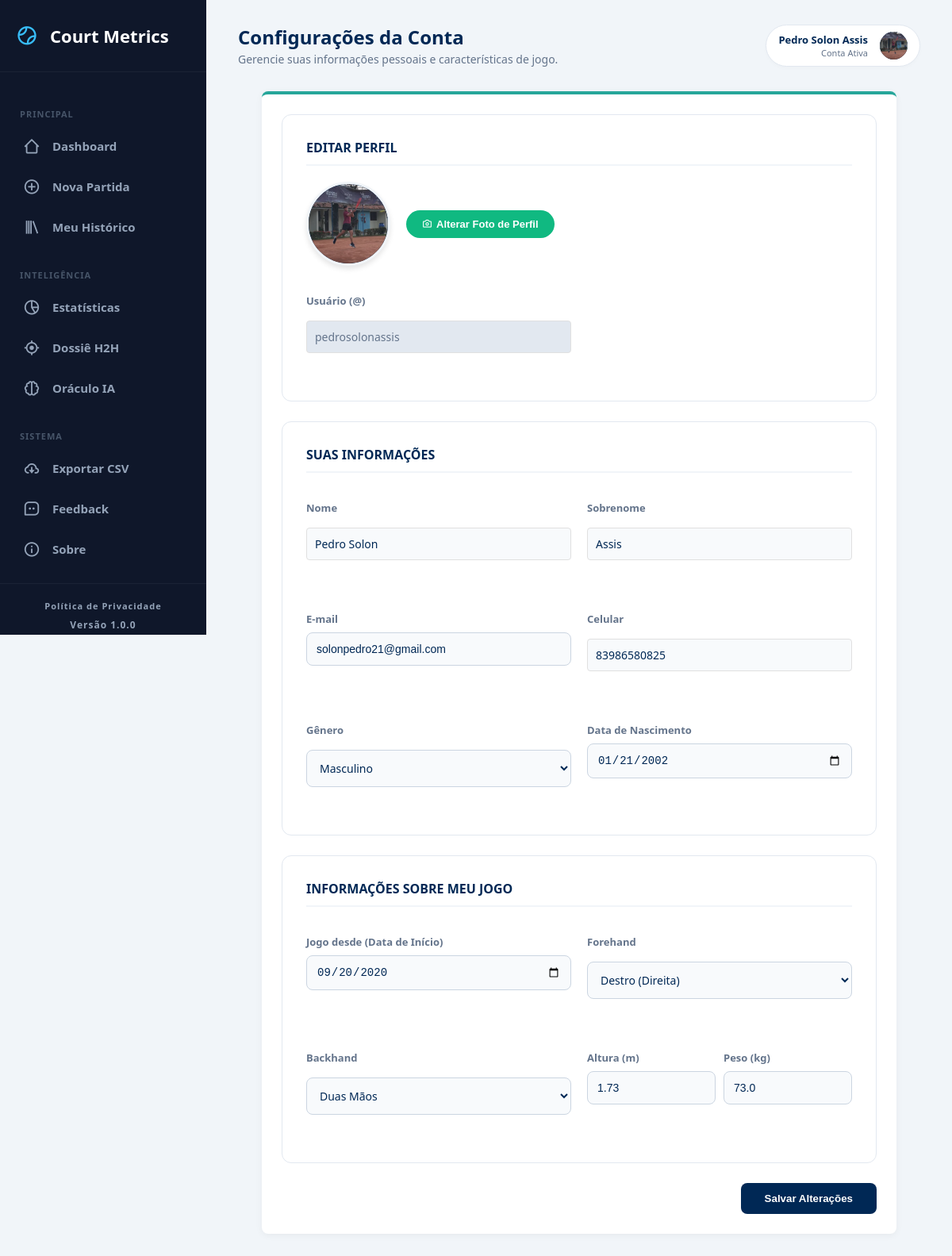
Screenshot of /perfil (signed in) with the database file from the repository.
### tables this page shows
CREATE TABLE users (
        id INTEGER PRIMARY KEY AUTOINCREMENT,
        username TEXT UNIQUE NOT NULL,
        password TEXT NOT NULL
    , first_name TEXT, last_name TEXT, email TEXT, birth_date TEXT, gender TEXT, phone TEXT, playing_since TEXT, forehand_hand TEXT, backhand_type TEXT, height REAL, weight REAL, profile_pic TEXT);

### app.py (the view, shortened to what this page needs)
@app.route("/perfil", methods=["GET", "POST"])
@login_required
def perfil():
    conn = sqlite3.connect("database.db")
    conn.row_factory = sqlite3.Row
    c = conn.cursor()
    c.execute("SELECT * FROM users WHERE id = ?", (session["user_id"],))
    user_row = c.fetchone()
    user_data = dict(user_row) if user_row else {}
    if 'profile_pic' not in session and user_data.get('profile_pic'):
        session['profile_pic'] = user_data['profile_pic']
    conn.close()
    return render_template("perfil.html", user=user_data)

### app.py (called while the page is built)
def login_required(f):
    @wraps(f)
    def decorated_function(*args, **kwargs):
        if "user_id" not in session:
            return redirect("/login")
        return f(*args, **kwargs)
    return decorated_function

### templates/perfil.html (shortened to what this page needs)
{% extends 'base.html' %}
{% block page_title %}Configurações da Conta{% endblock %}
{% block page_subtitle %}Gerencie suas informações pessoais e características de jogo.{% endblock %}
{% block content %}
<div style="max-width: 800px; margin: 0 auto; padding-bottom: 50px;">
    <form method="POST" action="/perfil" enctype="multipart/form-data" id="profileForm">
        <div class="settings-section">
            <h3 class="section-title">Editar Perfil</h3>
            <div class="profile-photo-container">
                <div class="current-photo" id="photoPreview">
                    {% if user.profile_pic %}
                        <img src="{{ url_for('static', filename=user.profile_pic) }}" alt="Foto">
                    {% else %}
                        {{ user.first_name[0]|upper if user.first_name else user.username[0]|upper }}
                    {% endif %}
                </div>
                <div>
                    <button type="button" class="btn-change-photo" onclick="document.getElementById('realFileInput').click();">
                        <i class='bx bx-camera'></i> Alterar Foto de Perfil
                    </button>
                </div>
            </div>
            <div class="form-grid">
                <div class="form-group">
                    <label class="form-label">Usuário (@)</label>
                    <input type="text" class="form-control" value="{{ user.username }}" readonly style="background: #e2e8f0; cursor: not-allowed; color: #64748b;">
                </div>
            </div>
        </div>
        <div class="settings-section">
            <h3 class="section-title">Suas Informações</h3>
            <div class="form-grid">
                <div class="form-group">
                    <label class="form-label">Nome</label>
                    <input type="text" name="first_name" class="form-control" value="{{ user.first_name or '' }}">
                </div>
                <div class="form-group">
                    <label class="form-label">Sobrenome</label>
                    <input type="text" name="last_name" class="form-control" value="{{ user.last_name or '' }}">
                </div>
                <div class="form-group">
                    <label class="form-label">E-mail</label>
                    <input type="email" name="email" class="form-control" value="{{ user.email or '' }}">
                </div>
                <div class="form-group">
                    <label class="form-label">Celular</label>
                    <input type="text" name="phone" class="form-control" value="{{ user.phone or '' }}" placeholder="(XX) XXXXX-XXXX">
                </div>
                <div class="form-group">
                    <label class="form-label">Gênero</label>
                    <select name="gender" class="form-control">
                        <option value="Masculino" {% if user.gender == 'Masculino' %}selected{% endif %}>Masculino</option>
                    </select>
                </div>
                <div class="form-group">
                    <label class="form-label">Data de Nascimento</label>
                    <input type="date" name="birth_date" class="form-control" value="{{ user.birth_date or '' }}">
                </div>
            </div>
        </div>
        <div class="settings-section">
            <h3 class="section-title">Informações sobre meu jogo</h3>
            <div class="form-grid">
                <div class="form-group">
                    <label class="form-label">Jogo desde (Data de Início)</label>
                    <input type="date" name="playing_since" class="form-control" value="{{ user.playing_since or '' }}">
                </div>
                <div class="form-group">
                    <label class="form-label">Forehand</label>
                    <select name="forehand_hand" class="form-control">
                        <option value="Destro (Direita)" {% if user.forehand_hand == 'Destro (Direita)' %}selected{% endif %}>Destro (Direita)</option>
                    </select>
                </div>
                <div class="form-group">
                    <label class="form-label">Backhand</label>
                    <select name="backhand_type" class="form-control">
                        <option value="Duas Mãos" {% if user.backhand_type == 'Duas Mãos' %}selected{% endif %}>Duas Mãos</option>
                    </select>
                </div>
                <div class="form-group" style="display: flex; gap: 10px;">
                    <div style="flex: 1;">
                        <label class="form-label">Altura (m)</label>
                        <input type="number" step="0.01" name="height" class="form-control" value="{{ user.height or '' }}" placeholder="Ex: 1.73">
                    </div>
                    <div style="flex: 1;">
                        <label class="form-label">Peso (kg)</label>
                        <input type="number" step="0.1" name="weight" class="form-control" value="{{ user.weight or '' }}" placeholder="Ex: 70.5">
                    </div>
                </div>
            </div>
        </div>
        <div style="display: flex; justify-content: flex-end; margin-top: 20px;">
            <button type="submit" class="btn-save">Salvar Alterações</button>
        </div>
    </form>
</div>
{% endblock %}

### templates/base.html (shortened to what this page needs)
<!DOCTYPE html>
<html lang="pt-BR">
<head>
    <link href="https://cdnjs.cloudflare.com/ajax/libs/cropperjs/1.5.13/cropper.min.css" rel="stylesheet">
    <link rel="stylesheet" href="{{ url_for('static', filename='style.css') }}">
    <link href='https://unpkg.com/boxicons@2.1.4/css/boxicons.min.css' rel='stylesheet'>
</head>
<body>
    <nav class="sidebar" id="sidebar">
        <div class="sidebar-logo">
            <i class='bx bx-tennis-ball'></i>
            Court Metrics
        </div>
        <div class="nav-menu">
            <div class="nav-title">Principal</div>
            <a href="/" class="nav-item {% if request.path == '/' %}active{% endif %}">
                <i class='bx bx-home-alt-2'></i> Dashboard
            </a>
            <a href="/new_match" class="nav-item {% if request.path == '/new_match' %}active{% endif %}">
                <i class='bx bx-plus-circle'></i> Nova Partida
            </a>
            <a href="/history" class="nav-item {% if request.path == '/history' %}active{% endif %}">
                <i class='bx bx-library'></i> Meu Histórico
            </a>
            <div class="nav-title">Inteligência</div>
            <a href="/insights" class="nav-item {% if request.path == '/insights' %}active{% endif %}">
                <i class='bx bx-pie-chart-alt-2'></i> Estatísticas
            </a>
            <a href="/adversarios" class="nav-item {% if request.path == '/adversarios' or '/h2h/' in request.path %}active{% endif %}">
                <i class='bx bx-target-lock'></i> Dossiê H2H
            </a>
            <a href="/simulador" class="nav-item {% if request.path == '/simulador' %}active{% endif %}">
                <i class='bx bx-brain'></i> Oráculo IA
            </a>
            <div class="nav-title">Sistema</div>
            <a href="/export" class="nav-item">
                <i class='bx bx-cloud-download'></i> Exportar CSV
            </a>
            <a href="/feedback" class="nav-item {% if request.path == '/feedback' %}active{% endif %}">
                <i class='bx bx-message-square-dots'></i> Feedback
            </a>
            <a href="/sobre" class="nav-item {% if request.path == '/sobre' %}active{% endif %}">
                <i class='bx bx-info-circle'></i> Sobre
            </a>
        </div>
        <div class="sidebar-footer">
            <a href="/privacidade" style="color: var(--sidebar-text); text-decoration: none; font-size: 11px; display: block; margin-bottom: 8px; transition: color 0.2s;" onmouseover="this.style.color='white'" onmouseout="this.style.color='var(--sidebar-text)'">
                Política de Privacidade
            </a>
            Versão 1.0.0
        </div>
    </nav>
    <main class="main-content">
        <header class="top-header">
            <div class="header-title-area">
                <div>
                    <h1 style="margin: 0; color: var(--atp-blue); font-size: 24px;">{% block page_title %}Visão Geral{% endblock %}</h1>
                    <span style="color: var(--text-slate); font-size: 14px;">{% block page_subtitle %}Acompanhe sua evolução na quadra.{% endblock %}</span>
                </div>
            </div>
            <div class="profile-container">
                <div class="user-profile" id="profileBtn">
                    <div style="text-align: right;">
                        <div style="font-size: 13px; font-weight: bold; color: var(--atp-blue);">
                            {% if session.first_name and session.last_name %}
                                {{ session.first_name }} {{ session.last_name }}
                            {% else %}
                                {{ session.username }}
                            {% endif %}
                        </div>
                        <div style="font-size: 11px; color: var(--text-slate);">Conta Ativa</div>
                    </div>
                    <div class="user-avatar">
                        {% if session.profile_pic %}
                            <img src="{{ url_for('static', filename=session.profile_pic) }}" alt="Foto de Perfil">
                        {% elif session.first_name %}
                            {{ session.first_name[0]|upper }}
                        {% elif session.username %}
                            {{ session.username[0]|upper }}
                        {% else %}
                            U
                        {% endif %}
                    </div>
                </div>
            </div>
        </header>
        {% block content %}
        {% endblock %}
    </main>
</body>
</html>

### static/style.css (style rules this page uses)
:root { --bg-fundo: #F5F7FA; --bg-card: #FFFFFF; --texto-escuro: #333333; --texto-claro: #666666; --verde-tenis: #8BC34A; --azul-piscina: #26A69A; --borda: #E0E0E0; }
body { font-family: 'Segoe UI', Tahoma, Geneva, Verdana, sans-serif; background-color: var(--bg-fundo); color: var(--texto-escuro); margin: 0; padding: 20px; }
h1, h2, h3 { color: var(--texto-escuro); }
form { background-color: var(--bg-card); padding: 25px; border-radius: 8px; box-shadow: 0 2px 10px rgba(0,0,0,0.05); border-top: 4px solid var(--azul-piscina); }
label { font-weight: bold; color: var(--texto-escuro); margin-top: 15px; display: block; }
input[type="text"], select, textarea { width: 100%; padding: 10px; margin: 8px 0 15px 0; border: 1px solid var(--borda); border-radius: 4px; box-sizing: border-box; font-family: inherit; }

### templates/base.html (style rules this page uses)
:root { --atp-blue: #002855; --tennis-green: #d1ff00; --text-slate: #64748b; --sidebar-bg: #0f172a; --sidebar-hover: #1e293b; --sidebar-text: #94a3b8; --sidebar-active: #38bdf8; }
body { margin: 0; padding: 0; font-family: 'Segoe UI', Tahoma, sans-serif; background-color: #f1f5f9; display: flex; min-height: 100vh; overflow-x: hidden; }
.sidebar { width: 260px; background-color: var(--sidebar-bg); color: white; display: flex; flex-direction: column; position: fixed; top: 0; left: 0; height: 100vh; overflow-y: auto; transition: transform 0.3s ease; z-index: 1000; }
.sidebar-logo { padding: 30px 20px; display: flex; align-items: center; gap: 15px; font-size: 22px; font-weight: 900; color: white; border-bottom: 1px solid rgba(255,255,255,0.05); }
.sidebar-logo i { color: var(--sidebar-active); font-size: 28px; }
.nav-menu { flex: 1; padding: 20px 0; display: flex; flex-direction: column; gap: 5px; }
.nav-item { padding: 12px 25px; display: flex; align-items: center; gap: 15px; color: var(--sidebar-text); text-decoration: none; font-weight: 600; font-size: 15px; transition: 0.2s; border-left: 4px solid transparent; }
.nav-item i { font-size: 22px; }
.nav-title { font-size: 11px; text-transform: uppercase; color: #475569; font-weight: 900; letter-spacing: 1px; padding: 15px 25px 5px 25px; margin-top: 10px; }
.sidebar-footer { padding: 20px; border-top: 1px solid rgba(255,255,255,0.05); text-align: center; color: var(--sidebar-text); font-size: 12px; font-weight: bold; letter-spacing: 1px; }
.main-content { flex: 1; margin-left: 260px; padding: 30px 40px; box-sizing: border-box; width: calc(100% - 260px); transition: margin 0.3s ease, width 0.3s ease; }
.top-header { display: flex; justify-content: space-between; align-items: center; margin-bottom: 30px; }
.header-title-area { display: flex; align-items: center; }
.user-profile { display: flex; align-items: center; gap: 15px; background: white; padding: 8px 15px; border-radius: 30px; box-shadow: 0 2px 5px rgba(0,0,0,0.02); border: 1px solid #e2e8f0; cursor: pointer; }
.user-avatar { width: 35px; height: 35px; background: var(--atp-blue); color: white; border-radius: 50%; display: flex; align-items: center; justify-content: center; font-weight: bold; overflow: hidden; }
.user-avatar img { width: 100%; height: 100%; object-fit: cover; }
.profile-container { position: relative; z-index: 100; }

### rows the page displays
users: first_name "Pedro Solon", last_name "Assis", profile_pic (picture), username "pedrosolonassis", email "solonpedro21@gmail.com", phone "83986580825", gender "Masculino", birth_date "01/21/2002", playing_since "09/20/2020", forehand_hand "Destro (Direita)", backhand_type "Duas Mãos", height "1.73", weight "73.0"
